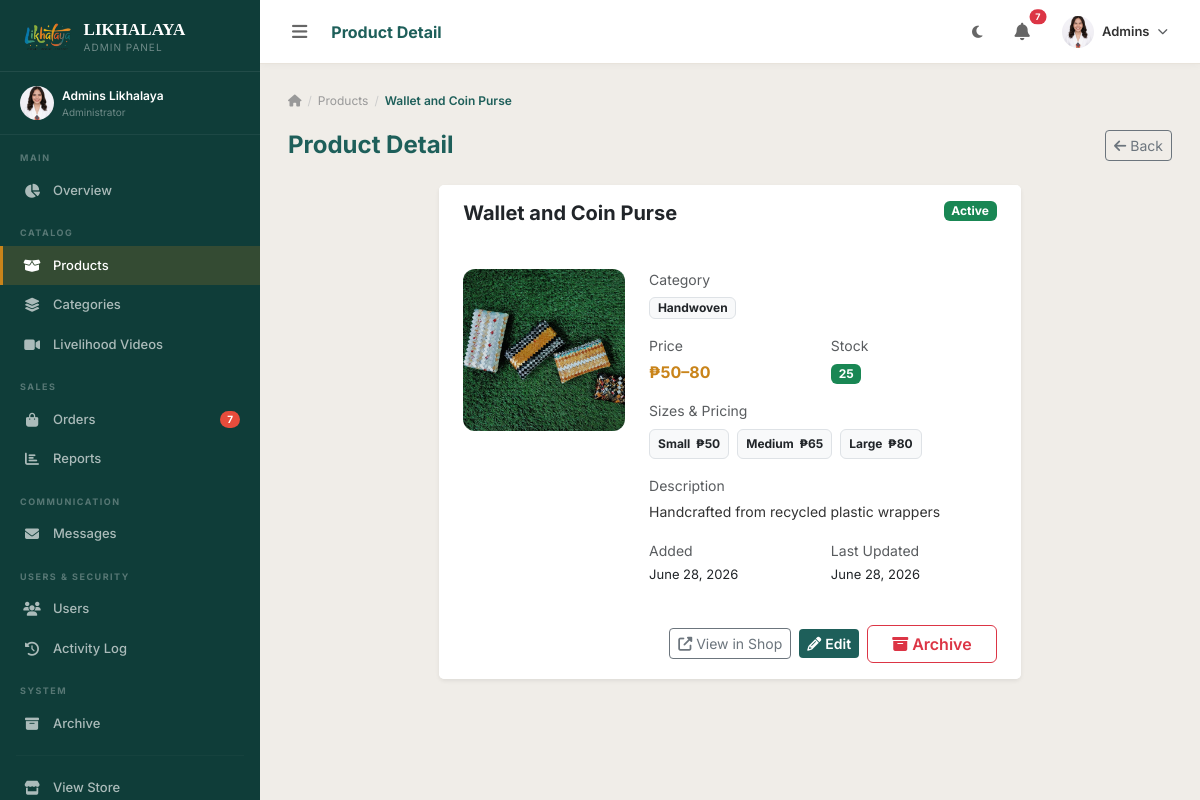
Screenshot of /dashboard/products/1/ (signed in) with the database file from the repository.
### accounts/models.py (models this page shows, shortened)
class CustomUser(AbstractUser):
    ROLE_CHOICES = [
        ('customer', 'Customer'),
        ('staff', 'Staff'),
        ('coordinator', 'PDL Coordinator'),
        ('admin', 'Administrator'),
    ]
    role = models.CharField(max_length=20, choices=ROLE_CHOICES, default='customer')
    phone = models.CharField(max_length=20, blank=True)
    address = models.TextField(blank=True, help_text='House #, Street')
    barangay = models.CharField(max_length=150, blank=True)
    city = models.CharField(max_length=100, blank=True)
    province = models.CharField(max_length=100, blank=True)
    zip_code = models.CharField(max_length=10, blank=True)
    avatar = models.ImageField(upload_to='avatars/', blank=True, null=True)
    bio = models.TextField(blank=True)
    created_at = models.DateTimeField(auto_now_add=True)
    updated_at = models.DateTimeField(auto_now=True)
    is_deleted = models.BooleanField(default=False)
    deleted_at = models.DateTimeField(null=True, blank=True)
    deleted_by = models.ForeignKey(
        'self', on_delete=models.SET_NULL, null=True, blank=True,
        related_name='deleted_users'
    )
    objects = ActiveUserManager()
    all_objects = UserManager()
    class Meta:
        base_manager_name = 'all_objects'
    def is_admin_user(self):
        return self.role == 'admin' or self.is_superuser
    def is_staff_user(self):
        return self.role in ['admin', 'staff', 'coordinator'] or self.is_superuser
    def get_full_name(self):
        return f"{self.first_name} {self.last_name}".strip() or self.username

### store/models.py (models this page shows, shortened)
class Product(models.Model):
    SIZE_SMALL = 'S'
    SIZE_MEDIUM = 'M'
    SIZE_LARGE = 'L'
    SIZE_CHOICES = [
        (SIZE_SMALL, 'Small'),
        (SIZE_MEDIUM, 'Medium'),
        (SIZE_LARGE, 'Large'),
    ]
    category = models.ForeignKey(Category, on_delete=models.SET_NULL, null=True, related_name='products')
    name = models.CharField(max_length=200)
    slug = models.SlugField(unique=True, blank=True)
    description = models.TextField(blank=True)
    price_min = models.DecimalField(max_digits=10, decimal_places=2)
    price_medium = models.DecimalField(max_digits=10, decimal_places=2, blank=True, null=True)
    price_max = models.DecimalField(max_digits=10, decimal_places=2, blank=True, null=True)
    stock = models.PositiveIntegerField(default=0)
    image = models.ImageField(upload_to='products/', blank=True, null=True)
    is_active = models.BooleanField(default=True)
    artisan_name = models.CharField(max_length=100, blank=True)
    created_at = models.DateTimeField(auto_now_add=True)
    updated_at = models.DateTimeField(auto_now=True)
    is_deleted = models.BooleanField(default=False)
    deleted_at = models.DateTimeField(null=True, blank=True)
    deleted_by = models.ForeignKey(
        CustomUser, on_delete=models.SET_NULL, null=True, blank=True,
        related_name='deleted_products'
    )
    objects = ActiveManager()
    all_objects = models.Manager()
    class Meta:
        ordering = ['-created_at']
        base_manager_name = 'all_objects'
    def get_absolute_url(self):
        return reverse('store:product_detail', kwargs={'slug': self.slug})
    @property
    def price_display(self):
        if self.price_max and self.price_max != self.price_min:
            return f"₱{self.price_min:.0f}–{self.price_max:.0f}"
        return f"₱{self.price_min:.0f}"
    @property
    def has_size_pricing(self):
        return bool(self.price_max and self.price_max > self.price_min)
    @property
    def price_small(self):
        return self.price_min
    @property
    def price_large(self):
        return self.price_max if self.price_max else self.price_min

class Category(models.Model):
    name = models.CharField(max_length=100)
    slug = models.SlugField(unique=True, blank=True)
    description = models.TextField(blank=True)
    image = models.ImageField(upload_to='categories/', blank=True, null=True)
    order = models.PositiveIntegerField(default=0)
    is_active = models.BooleanField(default=True)
    created_at = models.DateTimeField(auto_now_add=True)
    is_deleted = models.BooleanField(default=False)
    deleted_at = models.DateTimeField(null=True, blank=True)
    deleted_by = models.ForeignKey(
        CustomUser, on_delete=models.SET_NULL, null=True, blank=True,
        related_name='deleted_categories'
    )
    objects = ActiveManager()
    all_objects = models.Manager()
    class Meta:
        verbose_name_plural = 'Categories'
        ordering = ['order', 'name']
        base_manager_name = 'all_objects'

### dashboard/views.py (the view)
# urls.py: path('products/<int:pk>/', views.product_detail, name='product_detail'),
@staff_required
def product_detail(request, pk):
    product = get_object_or_404(
        Product.objects.select_related('category').prefetch_related('extra_images'), pk=pk
    )
    gallery_by_size = {'General': [], 'Small': [], 'Medium': [], 'Large': []}
    size_labels = {'S': 'Small', 'M': 'Medium', 'L': 'Large'}
    for img in product.extra_images.all():
        label = size_labels.get(img.size, 'General')
        gallery_by_size[label].append(img)
    return render(request, 'dashboard/products/detail.html', {
        'product': product,
        'gallery_by_size': gallery_by_size,
    })

### templates/dashboard/products/detail.html (shortened to what this page needs)
{% extends 'dashboard/base_dashboard.html' %}
{% load humanize %}
{% block page_title %}Product Detail{% endblock %}
{% block sb_products %}active{% endblock %}
{% block dash_content %}
<div class="dash-breadcrumb">
  <a href="{% url 'dashboard:home' %}"><i class="fas fa-home"></i></a>
  <span class="sep">/</span><a href="{% url 'dashboard:product_list' %}">Products</a>
  <span class="sep">/</span><span class="current">{{ product.name }}</span>
</div>
<div class="d-flex justify-content-between align-items-center mb-4 flex-wrap gap-2">
  <h4 class="fw-bold mb-0" style="color:var(--teal);">Product Detail</h4>
  <a href="{% url 'dashboard:product_list' %}" class="btn btn-sm btn-outline-secondary"><i class="fas fa-arrow-left me-1"></i>Back</a>
</div>
<div class="row justify-content-center">
  <div class="col-lg-8">
    <div class="card border-0 shadow-sm">
      <div class="card-header bg-white border-0 py-3 px-4">
        <div class="d-flex justify-content-between align-items-start flex-wrap gap-2">
          <div>
            <h5 class="fw-bold mb-1">{{ product.name }}</h5>
          </div>
          <div class="d-flex gap-2">
            <span class="badge {% if product.is_active %}bg-success{% else %}bg-secondary{% endif %}">
              {% if product.is_active %}Active{% else %}Inactive{% endif %}
            </span>
          </div>
        </div>
      </div>
      <div class="card-body px-4 py-4">
        <div class="row g-4">
          <div class="col-sm-4">
            {% if product.image %}
            <img src="{{ product.image.url }}" style="width:100%;aspect-ratio:1;object-fit:cover;border-radius:12px;" alt="{{ product.name }}">
            {% else %}
            <div style="width:100%;aspect-ratio:1;border-radius:12px;background:var(--sand);display:flex;align-items:center;justify-content:center;font-size:40px;">🎨</div>
            {% endif %}
          </div>
          <div class="col-sm-8">
            <div class="mb-3">
              <div class="text-muted small mb-1">Category</div>
              <span class="badge bg-light text-dark border">{{ product.category.name|default:"—" }}</span>
            </div>
            <div class="row g-3 mb-3">
              <div class="col-6">
                <div class="text-muted small mb-1">Price</div>
                <div class="fw-bold" style="color:var(--gold);">{{ product.price_display }}</div>
              </div>
              <div class="col-6">
                <div class="text-muted small mb-1">Stock</div>
                <span class="badge {% if product.stock == 0 %}bg-danger{% elif product.stock <= 5 %}bg-warning text-dark{% else %}bg-success{% endif %}">
                  {{ product.stock }}
                </span>
              </div>
            </div>
            {% if product.has_size_pricing %}
            <div class="mb-3">
              <div class="text-muted small mb-2">Sizes &amp; Pricing</div>
              <div class="d-flex gap-2 flex-wrap">
                <span class="badge bg-light text-dark border px-2 py-2">Small &nbsp;₱{{ product.price_small|floatformat:0 }}</span>
                <span class="badge bg-light text-dark border px-2 py-2">Medium &nbsp;₱{{ product.price_medium|floatformat:0 }}</span>
                <span class="badge bg-light text-dark border px-2 py-2">Large &nbsp;₱{{ product.price_large|floatformat:0 }}</span>
              </div>
            </div>
            {% endif %}
            <div class="mb-3">
              <div class="text-muted small mb-1">Description</div>
              <div style="white-space:pre-wrap;line-height:1.7;color:var(--dm-text,#333);font-size:14px;">{{ product.description|default:"No description provided." }}</div>
            </div>
            <div class="row g-3">
              <div class="col-6">
                <div class="text-muted small mb-1">Added</div>
                <div style="font-size:13px;">{{ product.created_at|date:"F d, Y" }}</div>
              </div>
              <div class="col-6">
                <div class="text-muted small mb-1">Last Updated</div>
                <div style="font-size:13px;">{{ product.updated_at|date:"F d, Y" }}</div>
              </div>
            </div>
          </div>
        </div>
      </div>
      <div class="card-footer bg-white border-0 px-4 py-3 d-flex justify-content-end align-items-center gap-2">
        <a href="{{ product.get_absolute_url }}" class="btn btn-outline-secondary btn-sm">
          <i class="fas fa-external-link-alt me-1"></i>View in Shop
        </a>
        <a href="{% url 'dashboard:product_edit' product.pk %}" class="btn btn-teal btn-sm">
          <i class="fas fa-pencil-alt me-1"></i>Edit
        </a>
        {% if request.user.is_admin_user %}
        <button type="button" class="btn btn-outline-danger fw-semibold px-4" data-bs-toggle="modal" data-bs-target="#deleteProductModal">
          <i class="fas fa-box-archive me-1"></i>Archive
        </button>
        {% endif %}
      </div>
    </div>
  </div>
</div>
{% endblock %}

### templates/dashboard/base_dashboard.html (shortened to what this page needs)
{% extends 'base.html' %}
{% load static humanize %}
{% block content %}
<div class="dash-layout" id="dashLayout">
  <aside class="dash-sidebar" id="dashSidebar">
    <div class="sidebar-logo">
      <img src="{% static 'imgs/likhalaya.png' %}" alt="Likhalaya Logo" class="sidebar-logo-img">
      <div>
        <div class="sidebar-logo-text">LIKHALAYA</div>
        <div class="sidebar-logo-sub">
          {% if user.is_admin_user %}Admin Panel{% elif user.role == 'staff' %}Staff Panel{% else %}Coordinator{% endif %}
        </div>
      </div>
    </div>
    <div style="padding:14px 20px;border-bottom:1px solid rgba(255,255,255,.06);">
      <div class="d-flex align-items-center gap-2">
        {% if user.avatar %}
          <img src="{{ user.avatar.url }}" style="width:34px;height:34px;border-radius:50%;object-fit:cover;flex-shrink:0;" alt="{{ user.username }}">
        {% else %}
          <div style="width:34px;height:34px;border-radius:50%;background:var(--gold);display:flex;align-items:center;justify-content:center;font-size:13px;color:#fff;font-weight:700;flex-shrink:0;">
            {{ user.first_name|first|upper }}{{ user.last_name|first|upper }}
          </div>
        {% endif %}
        <div class="sidebar-link-text">
          <div style="font-size:12px;color:#fff;font-weight:600;">{{ user.get_full_name|default:user.username }}</div>
          <div style="font-size:10px;color:rgba(255,255,255,.4);">{{ user.get_role_display }}</div>
        </div>
      </div>
    </div>
    <div class="sidebar-section-label">Main</div>
    <a href="{% url 'dashboard:home' %}" class="sidebar-link {% block sb_dash %}{% endblock %}">
      <i class="fas fa-chart-pie"></i><span>Overview</span>
    </a>
    <div class="sidebar-section-label">Catalog</div>
    <a href="{% url 'dashboard:product_list' %}" class="sidebar-link {% block sb_products %}{% endblock %}">
      <i class="fas fa-box-open"></i><span>Products</span>
    </a>
    <a href="{% url 'dashboard:category_list' %}" class="sidebar-link {% block sb_categories %}{% endblock %}">
      <i class="fas fa-layer-group"></i><span>Categories</span>
    </a>
    <a href="{% url 'dashboard:video_list' %}" class="sidebar-link {% block sb_videos %}{% endblock %}">
      <i class="fas fa-video"></i><span>Livelihood Videos</span>
    </a>
    <div class="sidebar-section-label">Sales</div>
    <a href="{% url 'dashboard:order_list' %}" class="sidebar-link {% block sb_orders %}{% endblock %}">
      <i class="fas fa-shopping-bag"></i><span>Orders</span>
      {% if new_orders_count %}<span class="sidebar-badge">{{ new_orders_count }}</span>{% endif %}
    </a>
    <a href="{% url 'dashboard:reports' %}" class="sidebar-link {% block sb_reports %}{% endblock %}">
      <i class="fas fa-chart-bar"></i><span>Reports</span>
    </a>
    <div class="sidebar-section-label">Communication</div>
    <a href="{% url 'dashboard:message_list' %}" class="sidebar-link {% block sb_messages %}{% endblock %}">
      <i class="fas fa-envelope"></i><span>Messages</span>
    </a>
    {% if user.is_admin_user %}
    <div class="sidebar-section-label">Users &amp; Security</div>
    <a href="{% url 'dashboard:user_list' %}" class="sidebar-link {% block sb_users %}{% endblock %}">
      <i class="fas fa-users"></i><span>Users</span>
    </a>
    <a href="{% url 'dashboard:activity_log' %}" class="sidebar-link {% block sb_activity %}{% endblock %}">
      <i class="fas fa-history"></i><span>Activity Log</span>
    </a>
    {% endif %}
    <div class="sidebar-section-label">System</div>
    {% if user.is_admin_user %}
    <a href="{% url 'dashboard:archive' %}" class="sidebar-link {% block sb_archive %}{% endblock %}">
      <i class="fas fa-box-archive"></i><span>Archive</span>
    </a>
    {% endif %}
    <hr style="border-color:rgba(255,255,255,.1);margin:12px 16px;">
    <a href="{% url 'store:home' %}" class="sidebar-link">
      <i class="fas fa-store"></i><span>View Store</span>
    </a>
  </aside>
  <div class="dash-main" id="dashMain">
    <div class="dash-topbar">
      <button class="btn btn-sm border-0" id="sidebarToggle" style="color:#666;">
      </button>
      <div class="topbar-title d-none d-md-block">{% block page_title %}Dashboard{% endblock %}</div>
      <button class="btn btn-sm border-0" id="darkModeToggle" title="Toggle dark mode" style="color:#666;">
        <i class="fas fa-moon" id="darkIcon"></i>
      </button>
      <div class="dropdown">
        <button class="btn btn-sm border-0 position-relative" data-bs-toggle="dropdown" style="color:#666;">
          {% if new_orders_count or new_messages_count %}
          <span class="position-absolute top-0 start-100 translate-middle badge rounded-pill bg-danger" style="font-size:9px;">
            {{ new_orders_count|add:new_messages_count }}
          </span>
          {% endif %}
        </button>
      </div>
      <div class="dropdown">
        <button class="btn btn-sm border-0 d-flex align-items-center gap-2" data-bs-toggle="dropdown">
          {% if user.avatar %}
            <img src="{{ user.avatar.url }}" style="width:32px;height:32px;border-radius:50%;object-fit:cover;" alt="{{ user.username }}">
          {% else %}
            <div style="width:32px;height:32px;border-radius:50%;background:var(--teal);display:flex;align-items:center;justify-content:center;color:#fff;font-size:12px;font-weight:700;">
              {{ user.first_name|first|upper }}{{ user.last_name|first|upper }}
            </div>
          {% endif %}
          <span class="d-none d-md-block" style="font-size:13px;font-weight:600;color:var(--dm-text,#333);">{{ user.first_name|default:user.username }}</span>
        </button>
      </div>
    </div>
    <div class="dash-page">
      {% block dash_content %}{% endblock %}
    </div>
  </div>
</div>
{% endblock %}

### rows the page displays
CustomUser: avatar (picture), get_full_name "Admins Likhalaya", role "Administrator", first_name "Admins"
Product: name "Wallet and Coin Purse", image (picture), category.name "Handwoven", price_display "₱50–80", stock "25", price_small "50", price_medium "65", price_large "80", description "Handcrafted from recycled plastic wrappers", created_at "June 28, 2026", updated_at "June 28, 2026"

### other values shown
{{ new_orders_count }} "7"
{{ new_orders_count|add:new_messages_count }} "7"
